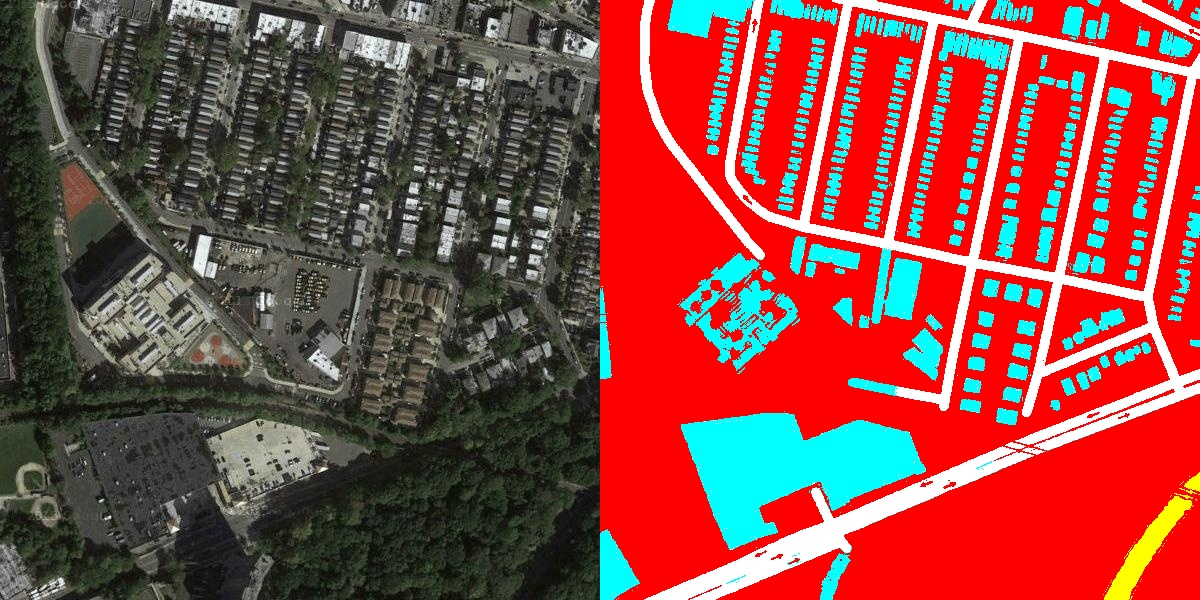
#> input picture maps/maps/val_superpixels_processed/119.jpg, 1200 x 600 px, given in place of 1.jpg, which was not available
$ python cropimg.py
#> lines starting #> are read from the running program, lines starting #| are printed output that depends on the picture; pictures that were not available may be replaced by others from this repository, and a replacement may not be noted
from PIL import Image

#in range of 1k images
for i in range(1, 1001):
    # Open the image

    loc = "val" #val or train

    openinglocation = "maps\\maps\\"+loc+f"_superpixels_processed\\{i}.jpg"
    savinglocation = "maps\\maps\\"+loc+f"_superpixels_processed_cropped\\{i}.jpg"

    print(f"image {i} being processed")

    image = Image.open(openinglocation)
#> image is the input picture: PIL image 1200x600 RGB; mean R, G, B 137.5, 73.4, 68.2

    # Crop the left image
    left_image = image.crop((0, 0, 600, 600))
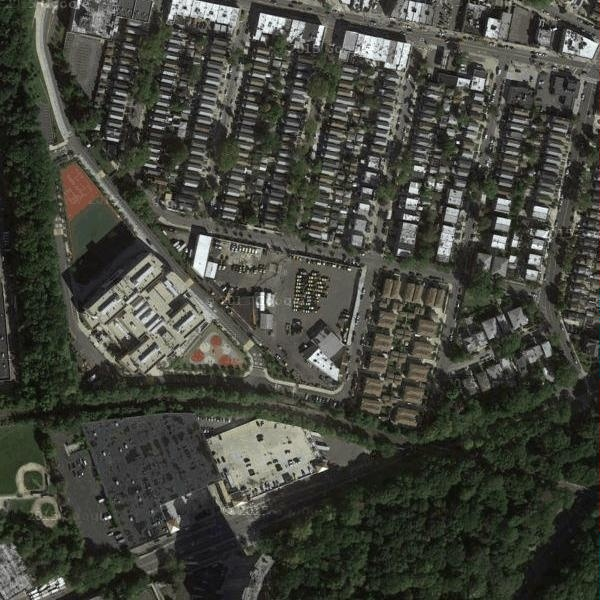
#> left_image: PIL image 600x600 RGB; mean R, G, B 67.3, 68.9, 60.5
    left_image = left_image.resize((512, 512))
#> left_image: PIL image 512x512 RGB

    # Crop the right image
    right_image = image.crop((600, 0, 1200, 600))
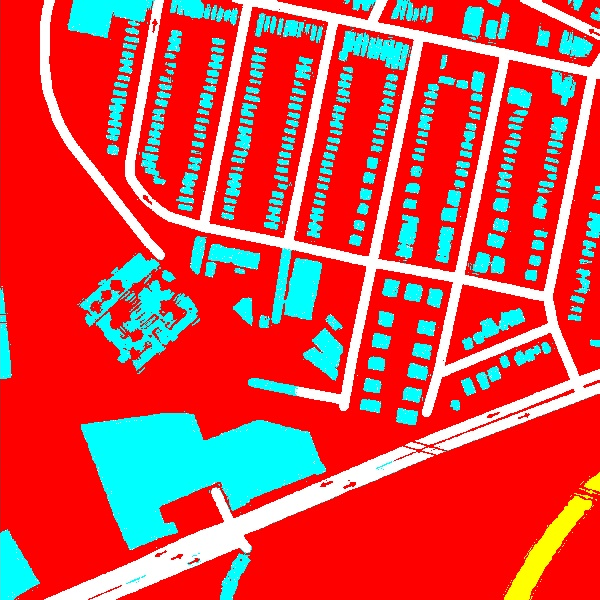
#> right_image: PIL image 600x600 RGB; mean R, G, B 207.8, 77.9, 75.8
    right_image = right_image.resize((512, 512))
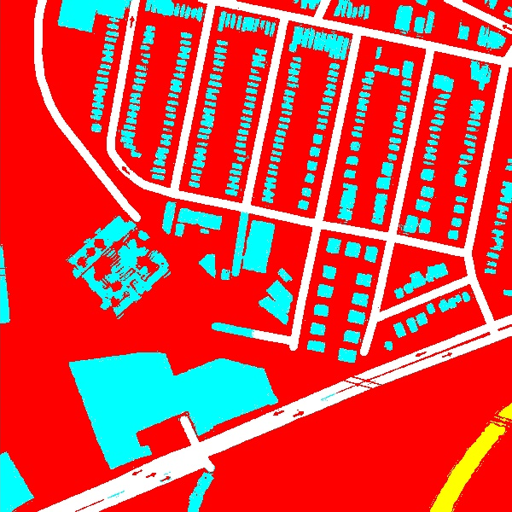
#> right_image: PIL image 512x512 RGB; mean R, G, B 207.8, 77.9, 75.8

    # Create a new image with the final size
    final_image = Image.new("RGB", (1024, 512))
#> final_image: PIL image 1024x512 RGB; every value is 0

    # Paste the left image on the left side of the final image
    final_image.paste(left_image, (0, 0))
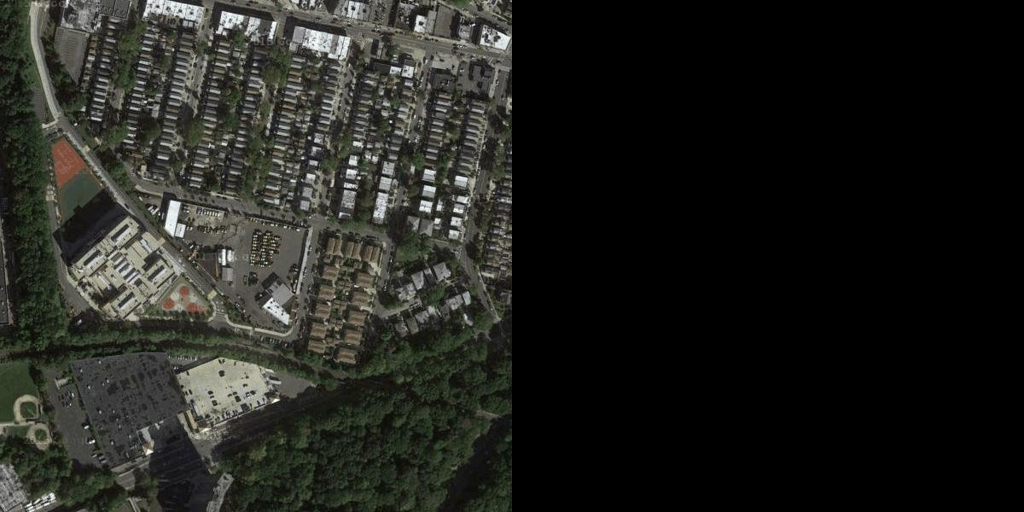
#> final_image: PIL image 1024x512 RGB; mean R, G, B 33.6, 34.4, 30.3

    # Paste the right image on the right side of the final image
    final_image.paste(right_image, (512, 0))
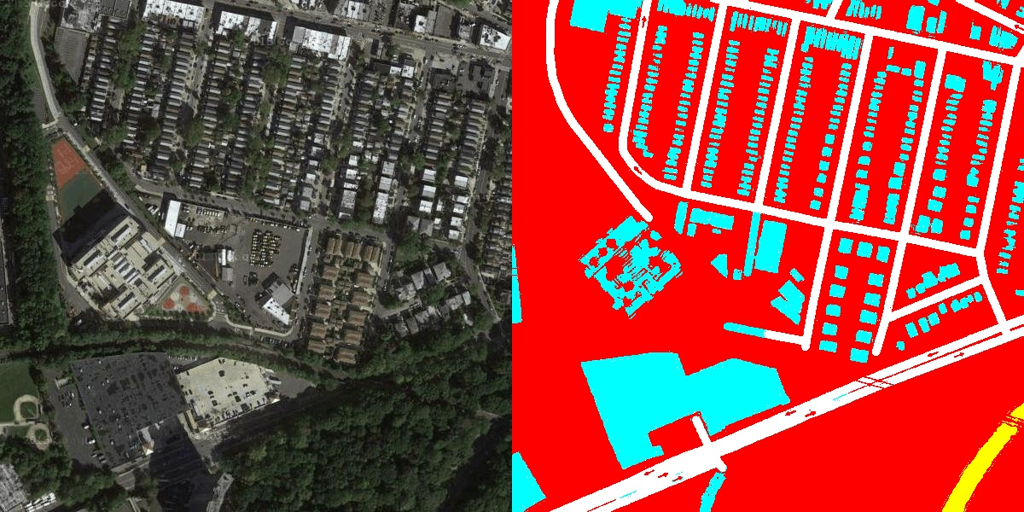
#> final_image: PIL image 1024x512 RGB; mean R, G, B 137.5, 73.4, 68.2

    # Display the final image

    final_image.save(savinglocation)
#> pass 2 of the loop `for i in range(1, 1001):`:
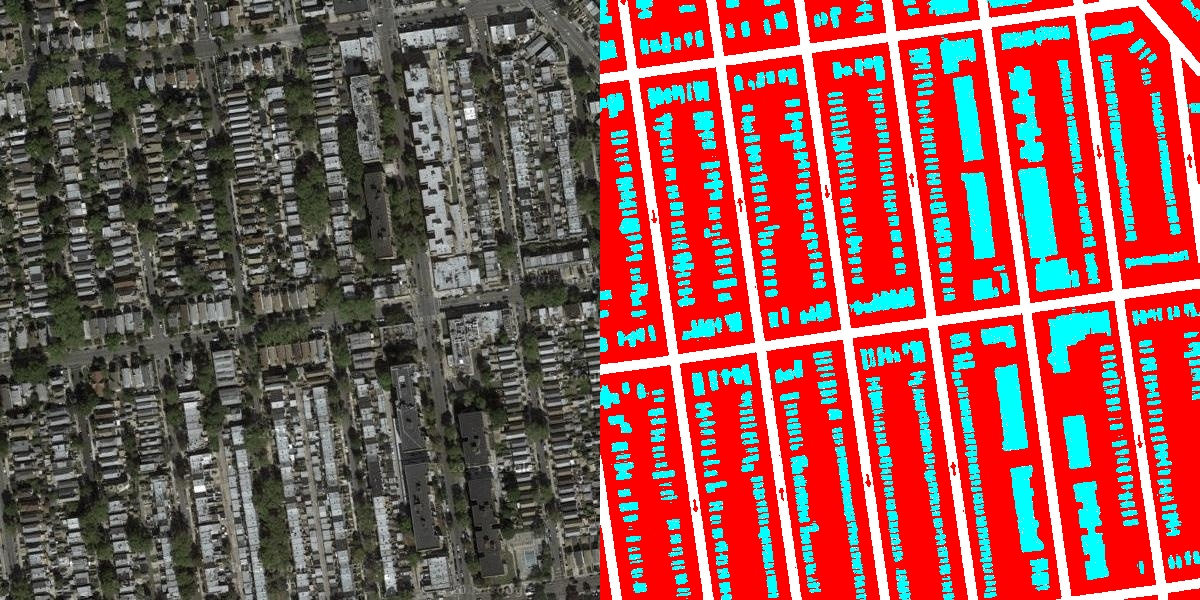
#> input picture maps/maps/val_superpixels_processed/139.jpg, 1200 x 600 px, given in place of 2.jpg, which was not available
#> image is the input picture: PIL image 1200x600 RGB; mean R, G, B 140.3, 85.7, 81.9
#> `right_image = right_image.resize((512, 512))`:
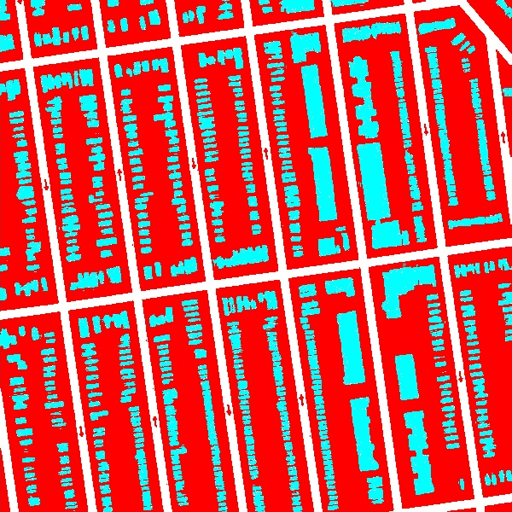
#> right_image: PIL image 512x512 RGB; mean R, G, B 199.8, 90, 89.8
#> `final_image.paste(right_image, (512, 0))`:
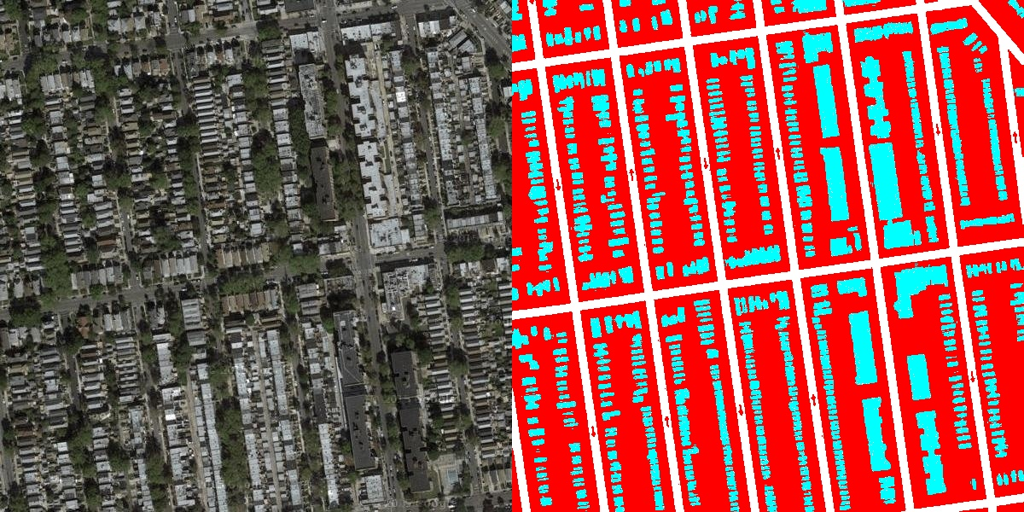
#> final_image: PIL image 1024x512 RGB; mean R, G, B 140.3, 85.7, 81.9
#> (the run stopped early here; a loop or call above may not have finished)
